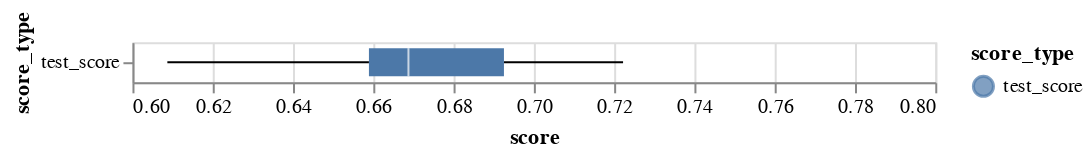

Here is the notebook cell this chart was saved with:
### Code cell
scores_melt = scores.melt(
    id_vars=["fit_time", "score_time"], var_name="score_type", value_name="score"
).query('score_type == "test_score"')
test_score_boxplot = (
    alt.Chart(scores_melt)
    .mark_boxplot()
    .encode(
        y="score_type",
        x=alt.X("score", scale=alt.Scale(domain=[0.6, 0.8])),
        color="score_type",
    )
)
test_score_boxplot

### Figure 1 — Vega-Lite specification as saved in the notebook (floating-point values rounded to 4 significant figures)
{"config": {"view": {"continuousWidth": 400, "continuousHeight": 300}}, "data": {"name": "data-dd5ed9ca7d16e64442f1ebf17dc4e6cf"}, "mark": "boxplot", "encoding": {"color": {"type": "nominal", "field": "score_type"}, "x": {"type": "quantitative", "field": "score", "scale": {"domain": [0.6, 0.8]}}, "y": {"type": "nominal", "field": "score_type"}}, "$schema": "https://vega.github.io/schema/vega-lite/v4.8.1.json", "datasets": {"data-dd5ed9ca7d16e64442f1ebf17dc4e6cf": [{"fit_time": 0.01873, "score_time": 0.002628, "score_type": "test_score", "score": 0.7222}, {"fit_time": 0.01938, "score_time": 0.003403, "score_type": "test_score", "score": 0.6605}, {"fit_time": 0.01619, "score_time": 0.001994, "score_type": "test_score", "score": 0.6605}, {"fit_time": 0.01721, "score_time": 0.001832, "score_type": "test_score", "score": 0.677}, {"fit_time": 0.01563, "score_time": 0.001782, "score_type": "test_score", "score": 0.6957}, {"fit_time": 0.0163, "score_time": 0.001808, "score_type": "test_score", "score": 0.6522}, {"fit_time": 0.01488, "score_time": 0.001813, "score_type": "test_score", "score": 0.6584}, {"fit_time": 0.01494, "score_time": 0.001601, "score_type": "test_score", "score": 0.6087}, {"fit_time": 0.01475, "score_time": 0.002051, "score_type": "test_score", "score": 0.6832}, {"fit_time": 0.01576, "score_time": 0.00174, "score_type": "test_score", "score": 0.6957}]}}
